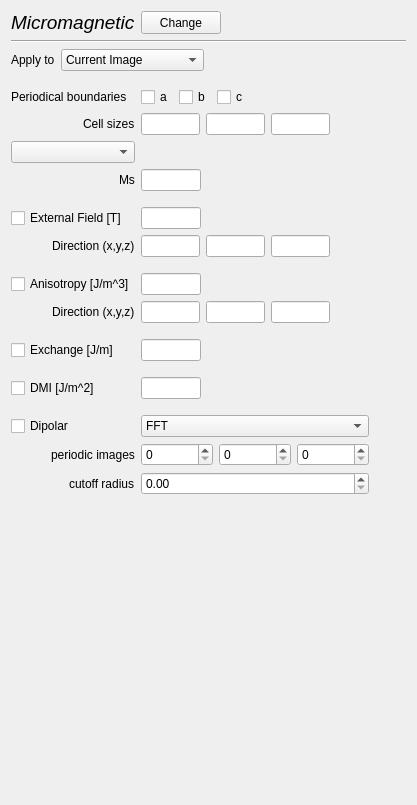
<?xml version="1.0" encoding="UTF-8"?>
<ui version="4.0">
 <class>HamiltonianMicromagneticWidget</class>
 <widget class="QWidget" name="HamiltonianMicromagneticWidget">
  <property name="geometry">
   <rect>
    <x>0</x>
    <y>0</y>
    <width>417</width>
    <height>805</height>
   </rect>
  </property>
  <property name="windowTitle">
   <string>Form</string>
  </property>
  <layout class="QGridLayout" name="gridLayout">
   <item row="1" column="2">
    <layout class="QGridLayout" name="gridLayout_4">
     <item row="0" column="0">
      <widget class="QLabel" name="label">
       <property name="font">
        <font>
         <pointsize>14</pointsize>
         <italic>true</italic>
         <underline>false</underline>
        </font>
       </property>
       <property name="text">
        <string>Micromagnetic</string>
       </property>
      </widget>
     </item>
     <item row="0" column="2">
      <spacer name="horizontalSpacer_2">
       <property name="orientation">
        <enum>Qt::Horizontal</enum>
       </property>
       <property name="sizeHint" stdset="0">
        <size>
         <width>40</width>
         <height>20</height>
        </size>
       </property>
      </spacer>
     </item>
     <item row="0" column="1">
      <widget class="QPushButton" name="pushButton_changeHamiltonian">
       <property name="maximumSize">
        <size>
         <width>16777215</width>
         <height>25</height>
        </size>
       </property>
       <property name="text">
        <string>Change</string>
       </property>
      </widget>
     </item>
    </layout>
   </item>
   <item row="2" column="2">
    <widget class="Line" name="line">
     <property name="orientation">
      <enum>Qt::Horizontal</enum>
     </property>
    </widget>
   </item>
   <item row="11" column="2">
    <widget class="QScrollArea" name="scrollArea_5">
     <property name="frameShape">
      <enum>QFrame::NoFrame</enum>
     </property>
     <property name="widgetResizable">
      <bool>true</bool>
     </property>
     <widget class="QWidget" name="scrollAreaWidgetContents_4">
      <property name="geometry">
       <rect>
        <x>0</x>
        <y>0</y>
        <width>399</width>
        <height>745</height>
       </rect>
      </property>
      <layout class="QGridLayout" name="gridLayout_29">
       <property name="leftMargin">
        <number>0</number>
       </property>
       <property name="topMargin">
        <number>0</number>
       </property>
       <property name="rightMargin">
        <number>0</number>
       </property>
       <property name="bottomMargin">
        <number>0</number>
       </property>
       <item row="14" column="0" rowspan="2">
        <layout class="QGridLayout" name="gridLayout_2" rowstretch="0,0,0,0,0,0,0,0,0,0,0,0,0,0,0,0,0,0,0,0,0,0">
         <item row="12" column="1">
          <layout class="QGridLayout" name="gridLayout_47">
           <item row="0" column="1">
            <widget class="QLineEdit" name="lineEdit_aniy_aniso">
             <property name="maximumSize">
              <size>
               <width>60</width>
               <height>16777215</height>
              </size>
             </property>
            </widget>
           </item>
           <item row="0" column="2">
            <widget class="QLineEdit" name="lineEdit_aniz_aniso">
             <property name="maximumSize">
              <size>
               <width>60</width>
               <height>16777215</height>
              </size>
             </property>
            </widget>
           </item>
           <item row="0" column="3">
            <spacer name="horizontalSpacer_35">
             <property name="orientation">
              <enum>Qt::Horizontal</enum>
             </property>
             <property name="sizeHint" stdset="0">
              <size>
               <width>40</width>
               <height>20</height>
              </size>
             </property>
            </spacer>
           </item>
           <item row="0" column="0">
            <widget class="QLineEdit" name="lineEdit_anix_aniso">
             <property name="maximumSize">
              <size>
               <width>60</width>
               <height>16777215</height>
              </size>
             </property>
            </widget>
           </item>
          </layout>
         </item>
         <item row="19" column="1">
          <widget class="QComboBox" name="comboBox_ddi_method">
           <item>
            <property name="text">
             <string>FFT</string>
            </property>
           </item>
           <item>
            <property name="text">
             <string>FMM</string>
            </property>
           </item>
           <item>
            <property name="text">
             <string>Cutoff</string>
            </property>
           </item>
          </widget>
         </item>
         <item row="14" column="1">
          <layout class="QGridLayout" name="gridLayout_exchange">
           <item row="0" column="0">
            <widget class="QLineEdit" name="lineEdit_exch_00">
             <property name="maximumSize">
              <size>
               <width>60</width>
               <height>16777215</height>
              </size>
             </property>
            </widget>
           </item>
           <item row="0" column="1">
            <spacer name="horizontalSpacer_3">
             <property name="orientation">
              <enum>Qt::Horizontal</enum>
             </property>
             <property name="sizeHint" stdset="0">
              <size>
               <width>40</width>
               <height>20</height>
              </size>
             </property>
            </spacer>
           </item>
          </layout>
         </item>
         <item row="8" column="3">
          <spacer name="horizontalSpacer_31">
           <property name="orientation">
            <enum>Qt::Horizontal</enum>
           </property>
           <property name="sizeHint" stdset="0">
            <size>
             <width>40</width>
             <height>20</height>
            </size>
           </property>
          </spacer>
         </item>
         <item row="9" column="0">
          <layout class="QGridLayout" name="gridLayout_40">
           <item row="1" column="0">
            <spacer name="horizontalSpacer_32">
             <property name="orientation">
              <enum>Qt::Horizontal</enum>
             </property>
             <property name="sizeType">
              <enum>QSizePolicy::Expanding</enum>
             </property>
             <property name="sizeHint" stdset="0">
              <size>
               <width>30</width>
               <height>20</height>
              </size>
             </property>
            </spacer>
           </item>
           <item row="1" column="1">
            <widget class="QLabel" name="label_15">
             <property name="maximumSize">
              <size>
               <width>100</width>
               <height>16777215</height>
              </size>
             </property>
             <property name="text">
              <string>Direction (x,y,z)</string>
             </property>
            </widget>
           </item>
          </layout>
         </item>
         <item row="14" column="0">
          <widget class="QCheckBox" name="checkBox_exchange">
           <property name="text">
            <string>Exchange [J/m]</string>
           </property>
          </widget>
         </item>
         <item row="21" column="0">
          <layout class="QGridLayout" name="gridLayout_8">
           <item row="0" column="0">
            <spacer name="horizontalSpacer_9">
             <property name="orientation">
              <enum>Qt::Horizontal</enum>
             </property>
             <property name="sizeHint" stdset="0">
              <size>
               <width>40</width>
               <height>20</height>
              </size>
             </property>
            </spacer>
           </item>
           <item row="0" column="1">
            <widget class="QLabel" name="label_7">
             <property name="text">
              <string>cutoff radius</string>
             </property>
            </widget>
           </item>
          </layout>
         </item>
         <item row="21" column="1">
          <widget class="QDoubleSpinBox" name="doubleSpinBox_ddi_radius">
           <property name="maximum">
            <double>1000000.000000000000000</double>
           </property>
          </widget>
         </item>
         <item row="19" column="0">
          <widget class="QCheckBox" name="checkBox_ddi">
           <property name="text">
            <string>Dipolar</string>
           </property>
          </widget>
         </item>
         <item row="20" column="0">
          <layout class="QGridLayout" name="gridLayout_7">
           <item row="0" column="0">
            <spacer name="horizontalSpacer_8">
             <property name="orientation">
              <enum>Qt::Horizontal</enum>
             </property>
             <property name="sizeHint" stdset="0">
              <size>
               <width>40</width>
               <height>20</height>
              </size>
             </property>
            </spacer>
           </item>
           <item row="0" column="1">
            <widget class="QLabel" name="label_6">
             <property name="text">
              <string>periodic images</string>
             </property>
            </widget>
           </item>
          </layout>
         </item>
         <item row="13" column="1">
          <spacer name="verticalSpacer_6">
           <property name="orientation">
            <enum>Qt::Vertical</enum>
           </property>
           <property name="sizeType">
            <enum>QSizePolicy::Fixed</enum>
           </property>
           <property name="sizeHint" stdset="0">
            <size>
             <width>20</width>
             <height>10</height>
            </size>
           </property>
          </spacer>
         </item>
         <item row="1" column="0">
          <widget class="QLabel" name="label_2">
           <property name="text">
            <string>Periodical boundaries</string>
           </property>
          </widget>
         </item>
         <item row="15" column="1">
          <spacer name="verticalSpacer_9">
           <property name="orientation">
            <enum>Qt::Vertical</enum>
           </property>
           <property name="sizeType">
            <enum>QSizePolicy::Fixed</enum>
           </property>
           <property name="sizeHint" stdset="0">
            <size>
             <width>20</width>
             <height>10</height>
            </size>
           </property>
          </spacer>
         </item>
         <item row="8" column="0">
          <widget class="QCheckBox" name="checkBox_extH_aniso">
           <property name="text">
            <string>External Field [T]</string>
           </property>
           <property name="checked">
            <bool>false</bool>
           </property>
           <property name="tristate">
            <bool>false</bool>
           </property>
          </widget>
         </item>
         <item row="16" column="0">
          <widget class="QCheckBox" name="checkBox_dmi">
           <property name="text">
            <string>DMI [J/m^2]</string>
           </property>
          </widget>
         </item>
         <item row="8" column="1">
          <layout class="QGridLayout" name="gridLayout_36">
           <item row="0" column="2">
            <spacer name="horizontalSpacer_27">
             <property name="orientation">
              <enum>Qt::Horizontal</enum>
             </property>
             <property name="sizeHint" stdset="0">
              <size>
               <width>40</width>
               <height>20</height>
              </size>
             </property>
            </spacer>
           </item>
           <item row="0" column="1">
            <widget class="QLineEdit" name="lineEdit_extH_aniso">
             <property name="maximumSize">
              <size>
               <width>60</width>
               <height>16777215</height>
              </size>
             </property>
            </widget>
           </item>
          </layout>
         </item>
         <item row="9" column="1">
          <layout class="QGridLayout" name="gridLayout_32">
           <item row="0" column="1">
            <widget class="QLineEdit" name="lineEdit_extHx_aniso">
             <property name="maximumSize">
              <size>
               <width>60</width>
               <height>16777215</height>
              </size>
             </property>
            </widget>
           </item>
           <item row="0" column="2">
            <widget class="QLineEdit" name="lineEdit_extHy_aniso">
             <property name="maximumSize">
              <size>
               <width>60</width>
               <height>16777215</height>
              </size>
             </property>
            </widget>
           </item>
           <item row="0" column="5">
            <spacer name="horizontalSpacer_24">
             <property name="orientation">
              <enum>Qt::Horizontal</enum>
             </property>
             <property name="sizeHint" stdset="0">
              <size>
               <width>40</width>
               <height>20</height>
              </size>
             </property>
            </spacer>
           </item>
           <item row="0" column="3">
            <widget class="QLineEdit" name="lineEdit_extHz_aniso">
             <property name="maximumSize">
              <size>
               <width>60</width>
               <height>16777215</height>
              </size>
             </property>
            </widget>
           </item>
          </layout>
         </item>
         <item row="11" column="0">
          <widget class="QCheckBox" name="checkBox_ani_aniso">
           <property name="text">
            <string>Anisotropy [J/m^3]</string>
           </property>
          </widget>
         </item>
         <item row="20" column="1">
          <layout class="QGridLayout" name="gridLayout_6">
           <item row="0" column="0">
            <widget class="QSpinBox" name="spinBox_ddi_n_periodic_a"/>
           </item>
           <item row="0" column="1">
            <widget class="QSpinBox" name="spinBox_ddi_n_periodic_b"/>
           </item>
           <item row="0" column="2">
            <widget class="QSpinBox" name="spinBox_ddi_n_periodic_c"/>
           </item>
          </layout>
         </item>
         <item row="12" column="0">
          <layout class="QGridLayout" name="gridLayout_46">
           <item row="0" column="1">
            <widget class="QLabel" name="label_21">
             <property name="text">
              <string>Direction (x,y,z)</string>
             </property>
            </widget>
           </item>
           <item row="0" column="0">
            <spacer name="horizontalSpacer_36">
             <property name="orientation">
              <enum>Qt::Horizontal</enum>
             </property>
             <property name="sizeHint" stdset="0">
              <size>
               <width>30</width>
               <height>20</height>
              </size>
             </property>
            </spacer>
           </item>
          </layout>
         </item>
         <item row="11" column="1">
          <layout class="QGridLayout" name="gridLayout_42">
           <item row="0" column="0">
            <widget class="QLineEdit" name="lineEdit_ani_aniso">
             <property name="maximumSize">
              <size>
               <width>60</width>
               <height>16777215</height>
              </size>
             </property>
            </widget>
           </item>
           <item row="0" column="1">
            <spacer name="horizontalSpacer_29">
             <property name="orientation">
              <enum>Qt::Horizontal</enum>
             </property>
             <property name="sizeHint" stdset="0">
              <size>
               <width>40</width>
               <height>20</height>
              </size>
             </property>
            </spacer>
           </item>
          </layout>
         </item>
         <item row="7" column="1">
          <spacer name="verticalSpacer_4">
           <property name="orientation">
            <enum>Qt::Vertical</enum>
           </property>
           <property name="sizeType">
            <enum>QSizePolicy::Fixed</enum>
           </property>
           <property name="sizeHint" stdset="0">
            <size>
             <width>20</width>
             <height>10</height>
            </size>
           </property>
          </spacer>
         </item>
         <item row="10" column="1">
          <spacer name="verticalSpacer_5">
           <property name="orientation">
            <enum>Qt::Vertical</enum>
           </property>
           <property name="sizeType">
            <enum>QSizePolicy::Fixed</enum>
           </property>
           <property name="sizeHint" stdset="0">
            <size>
             <width>20</width>
             <height>10</height>
            </size>
           </property>
          </spacer>
         </item>
         <item row="18" column="1">
          <spacer name="verticalSpacer_7">
           <property name="orientation">
            <enum>Qt::Vertical</enum>
           </property>
           <property name="sizeType">
            <enum>QSizePolicy::Fixed</enum>
           </property>
           <property name="sizeHint" stdset="0">
            <size>
             <width>20</width>
             <height>10</height>
            </size>
           </property>
          </spacer>
         </item>
         <item row="1" column="1">
          <layout class="QGridLayout" name="gridLayout_3">
           <item row="0" column="0">
            <widget class="QCheckBox" name="checkBox_aniso_periodical_a">
             <property name="text">
              <string>a</string>
             </property>
            </widget>
           </item>
           <item row="0" column="1">
            <widget class="QCheckBox" name="checkBox_aniso_periodical_b">
             <property name="text">
              <string>b</string>
             </property>
            </widget>
           </item>
           <item row="0" column="2">
            <widget class="QCheckBox" name="checkBox_aniso_periodical_c">
             <property name="text">
              <string>c</string>
             </property>
            </widget>
           </item>
           <item row="0" column="3">
            <spacer name="horizontalSpacer">
             <property name="orientation">
              <enum>Qt::Horizontal</enum>
             </property>
             <property name="sizeHint" stdset="0">
              <size>
               <width>40</width>
               <height>20</height>
              </size>
             </property>
            </spacer>
           </item>
          </layout>
         </item>
         <item row="16" column="1">
          <layout class="QGridLayout" name="gridLayout_5">
           <item row="1" column="3">
            <spacer name="horizontalSpacer_6">
             <property name="orientation">
              <enum>Qt::Horizontal</enum>
             </property>
             <property name="sizeHint" stdset="0">
              <size>
               <width>40</width>
               <height>20</height>
              </size>
             </property>
            </spacer>
           </item>
           <item row="1" column="0">
            <widget class="QLineEdit" name="lineEdit_dmi_00">
             <property name="maximumSize">
              <size>
               <width>60</width>
               <height>16777215</height>
              </size>
             </property>
            </widget>
           </item>
          </layout>
         </item>
         <item row="2" column="1">
          <layout class="QGridLayout" name="gridLayout_15">
           <item row="0" column="0">
            <widget class="QLineEdit" name="lineEdit_cell_sizes_x">
             <property name="maximumSize">
              <size>
               <width>60</width>
               <height>16777215</height>
              </size>
             </property>
            </widget>
           </item>
           <item row="0" column="2">
            <widget class="QLineEdit" name="lineEdit_cell_sizes_z">
             <property name="maximumSize">
              <size>
               <width>60</width>
               <height>16777215</height>
              </size>
             </property>
            </widget>
           </item>
           <item row="0" column="1">
            <widget class="QLineEdit" name="lineEdit_cell_sizes_y">
             <property name="maximumSize">
              <size>
               <width>60</width>
               <height>16777215</height>
              </size>
             </property>
            </widget>
           </item>
           <item row="0" column="3">
            <spacer name="horizontalSpacer_11">
             <property name="orientation">
              <enum>Qt::Horizontal</enum>
             </property>
             <property name="sizeHint" stdset="0">
              <size>
               <width>40</width>
               <height>20</height>
              </size>
             </property>
            </spacer>
           </item>
          </layout>
         </item>
         <item row="4" column="1">
          <layout class="QGridLayout" name="gridLayout_16">
           <item row="0" column="0">
            <widget class="QLineEdit" name="lineEdit_Ms">
             <property name="maximumSize">
              <size>
               <width>60</width>
               <height>16777215</height>
              </size>
             </property>
            </widget>
           </item>
           <item row="0" column="1">
            <spacer name="horizontalSpacer_12">
             <property name="orientation">
              <enum>Qt::Horizontal</enum>
             </property>
             <property name="sizeHint" stdset="0">
              <size>
               <width>40</width>
               <height>20</height>
              </size>
             </property>
            </spacer>
           </item>
          </layout>
         </item>
         <item row="2" column="0">
          <layout class="QGridLayout" name="gridLayout_17">
           <item row="0" column="0">
            <spacer name="horizontalSpacer_13">
             <property name="orientation">
              <enum>Qt::Horizontal</enum>
             </property>
             <property name="sizeHint" stdset="0">
              <size>
               <width>40</width>
               <height>20</height>
              </size>
             </property>
            </spacer>
           </item>
           <item row="0" column="1">
            <widget class="QLabel" name="label_3">
             <property name="text">
              <string>Cell sizes</string>
             </property>
            </widget>
           </item>
          </layout>
         </item>
         <item row="4" column="0">
          <layout class="QGridLayout" name="gridLayout_18">
           <item row="0" column="0">
            <spacer name="horizontalSpacer_14">
             <property name="orientation">
              <enum>Qt::Horizontal</enum>
             </property>
             <property name="sizeHint" stdset="0">
              <size>
               <width>40</width>
               <height>20</height>
              </size>
             </property>
            </spacer>
           </item>
           <item row="0" column="1">
            <widget class="QLabel" name="label_4">
             <property name="text">
              <string>Ms</string>
             </property>
            </widget>
           </item>
          </layout>
         </item>
         <item row="3" column="0">
          <layout class="QGridLayout" name="gridLayout_14">
           <item row="0" column="0">
            <widget class="QComboBox" name="comboBox_region"/>
           </item>
          </layout>
         </item>
        </layout>
       </item>
       <item row="12" column="0">
        <layout class="QGridLayout" name="gridLayout_37">
         <item row="0" column="0">
          <widget class="QLabel" name="label_32">
           <property name="maximumSize">
            <size>
             <width>60</width>
             <height>16777215</height>
            </size>
           </property>
           <property name="text">
            <string>Apply to</string>
           </property>
          </widget>
         </item>
         <item row="0" column="2">
          <spacer name="horizontalSpacer_26">
           <property name="orientation">
            <enum>Qt::Horizontal</enum>
           </property>
           <property name="sizeHint" stdset="0">
            <size>
             <width>40</width>
             <height>20</height>
            </size>
           </property>
          </spacer>
         </item>
         <item row="0" column="1">
          <widget class="QComboBox" name="comboBox_Hamiltonian_Ani_ApplyTo">
           <property name="minimumSize">
            <size>
             <width>120</width>
             <height>0</height>
            </size>
           </property>
           <item>
            <property name="text">
             <string>Current Image</string>
            </property>
           </item>
           <item>
            <property name="text">
             <string>Current Image Chain</string>
            </property>
           </item>
           <item>
            <property name="text">
             <string>All Images</string>
            </property>
           </item>
          </widget>
         </item>
        </layout>
       </item>
       <item row="13" column="0">
        <spacer name="verticalSpacer_8">
         <property name="orientation">
          <enum>Qt::Vertical</enum>
         </property>
         <property name="sizeType">
          <enum>QSizePolicy::Fixed</enum>
         </property>
         <property name="sizeHint" stdset="0">
          <size>
           <width>20</width>
           <height>10</height>
          </size>
         </property>
        </spacer>
       </item>
       <item row="22" column="0">
        <spacer name="verticalSpacer_2">
         <property name="orientation">
          <enum>Qt::Vertical</enum>
         </property>
         <property name="sizeHint" stdset="0">
          <size>
           <width>20</width>
           <height>40</height>
          </size>
         </property>
        </spacer>
       </item>
      </layout>
     </widget>
    </widget>
   </item>
  </layout>
 </widget>
 <tabstops>
  <tabstop>scrollArea_5</tabstop>
  <tabstop>comboBox_Hamiltonian_Ani_ApplyTo</tabstop>
  <tabstop>checkBox_extH_aniso</tabstop>
  <tabstop>lineEdit_extH_aniso</tabstop>
  <tabstop>lineEdit_extHx_aniso</tabstop>
  <tabstop>lineEdit_extHy_aniso</tabstop>
  <tabstop>lineEdit_extHz_aniso</tabstop>
  <tabstop>checkBox_ani_aniso</tabstop>
  <tabstop>lineEdit_ani_aniso</tabstop>
  <tabstop>lineEdit_anix_aniso</tabstop>
  <tabstop>lineEdit_aniy_aniso</tabstop>
  <tabstop>lineEdit_aniz_aniso</tabstop>
  <tabstop>checkBox_exchange</tabstop>
  <tabstop>checkBox_dmi</tabstop>
  <tabstop>checkBox_ddi</tabstop>
 </tabstops>
 <resources/>
 <connections/>
</ui>
